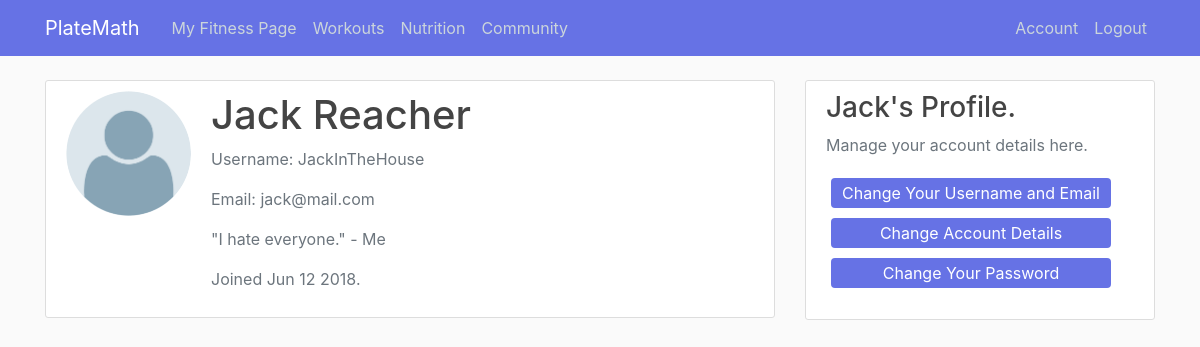
Page /account (signed in) on the committed database.
### main/models.py (models this page shows, shortened)
class User(db.Model, UserMixin):
    id = db.Column(db.Integer, primary_key = True)
    username = db.Column(db.String(20), unique = True, nullable = False)
    first_name = db.Column(db.String(50), unique = False, nullable = False)
    last_name = db.Column(db.String(50), unique = False, nullable = False)
    email = db.Column(db.String(120), unique = True, nullable = False)
    profile_image = db.Column(db.String(20), unique = False, nullable = False, default = 'default_image.jpg')
    password = db.Column(db.String(60), nullable = False)
    date_joined = db.Column(db.String, nullable = False, default = datetime.strftime(datetime.today(), "%b %d %Y"))
    profile = db.relationship('Profile', backref = 'user', lazy = True)
    meal = db.relationship('Meal', backref = 'user', lazy = True)

class Profile(db.Model):
    id = db.Column(db.Integer, unique = True, nullable = False, primary_key = True)
    weight = db.Column(db.Float, unique = False, nullable = False, default = 0)
    height = db.Column(db.Text, unique = False, nullable = False, default = "0'0")
    goal = db.Column(db.String, unique = False, nullable = False, default = "None")
    age = db.Column(db.Integer, unique = False, nullable = False, default = 0)
    gender = db.Column(db.String, unique = False, nullable = False, default = "None")
    location = db.Column(db.String, unique = False, nullable = True, default = "None")
    quote = db.Column(db.String, unique = False, nullable = True, default = "")
    user_id = db.Column(db.Integer, db.ForeignKey('user.id'), nullable = False)

### main/routes.py (the view)
@app.route("/account")
@login_required
def account():
    image_file = url_for('static', filename = 'images/' + current_user.profile_image)
    return render_template('account.html', title = 'Your Account', image_file = image_file)

### main/models.py (called while the page is built)
@login_manager.user_loader
def load_user(user_id):
    return User.query.get(int(user_id))

### main/templates/account.html
{% extends "layout.html" %}
{% block content %}
    <div class="content-section">
      <div class="media">
      <a href="{{ url_for('change_profile_image') }}">
      	<img class="rounded-circle account-img" src="{{ image_file }}">
      </a>
      	<div class="media-body">
      		<h4 class="account-heading">{{ current_user.first_name }} {{ current_user.last_name }}</h4>
      		<p class="text-secondary">Username: {{ current_user.username }}</p>
      		<p class="text-secondary">Email: {{ current_user.email }}</p>
      		<p class="text-secondary">{{ current_user.profile[0].quote }}</p>
      		<p class="text-secondary">Joined {{ current_user.date_joined }}.</p>
      	</div>
      </div>
    </div>
{% endblock content %}
{% block content1 %}
    <div class="col-md-4">
        <div class="content-section1">
         <h3>{{ current_user.first_name }}'s Profile.</h3>
         <p class='text-muted'>Manage your account details here.
            <ul class="list-group">
              <a href="{{ url_for('change_user') }}" class="button5">
                <span>Change Your Username and Email</span></a>
              <a href="#" class="button5">
                <span>Change Account Details</span></a>
              <a href="{{ url_for('change_password') }}" class="button5">
                <span>Change Your Password</span></a>
            </ul>
         </p>
        </div>
    </div>
{% endblock content1 %}

### main/static/main.css (style rules this page uses)
body { background: #fafafa; color: #333333; margin-top: 5rem; list-style: none; }
h1, h2, h3, h4, h5, h6 { color: #444444; }
ul { padding: 0; list-style-type: none; }
.col-md-4 { position: relative; }
.content-section { background: #ffffff; padding: 10px 20px; border: 1px solid #dddddd; border-radius: 3px; margin-bottom: 20px; }
.content-section1 { background: #ffffff; padding: 10px 20px; border: 1px solid #dddddd; border-radius: 3px; margin-bottom: 20px; position: fixed; width: 350px; }
.account-img { width:125px; height:125px; margin-right: 20px; margin-bottom: 16px; }
.account-heading { font-size: 2.5rem; }
.button5 { display: inline-block; border-radius: 4px; background-color: #6672E5; border: none; color: #FFFFFF; text-align: center; font-size: 16px; padding: 3px; width: 280px; transition: all 0.5s; cursor: pointer; margin: 5px; text-decoration: none; }
.button5 span { cursor: pointer; display: inline-block; position: relative; transition: 0.5s; }
.button5 span:after { content: '\00bb'; position: absolute; opacity: 0; top: 0; right: -20px; transition: 0.5s; }

### rows in the picture
User: first_name "Jack", last_name "Reacher", username "JackInTheHouse", email "jack@mail.com", date_joined "Jun 12 2018"
Profile: quote "\"I hate everyone.\" - Me"
